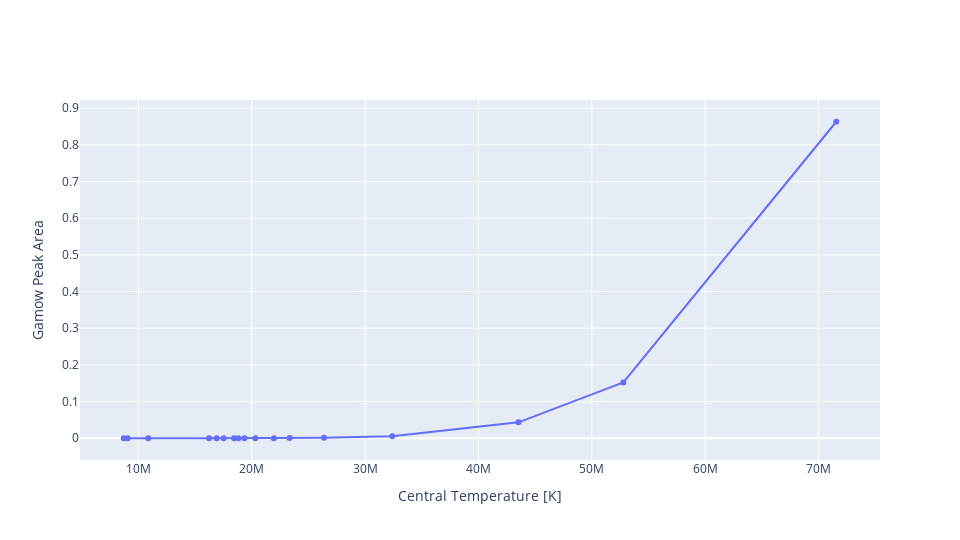

The code cell stored with this chart in its notebook:
### Markdown cell above
Plotting area against central temperature

### Code cell
fig = go.Figure()

fig.add_trace(go.Scatter(
    x=central_temperatures,
    y=areas,
    mode='lines+markers',
    name=f"Fit: R ≈ {k:.2f} M^{N:.2f}"
))

fig.update_layout(
        xaxis_title="Central Temperature [K]",
        yaxis_title="Gamow Peak Area",
        legend=dict(x=0.65, y=0.98)
)

plot(fig)

### Figure 1 — Plotly figure (JSON) as saved in the notebook; plotly's stock layout.template omitted (floating-point values rounded to 4 significant figures)
{"data": [{"mode": "lines+markers", "name": "Fit: R ≈ 0.85 M^0.71", "type": "scatter", "x": [71560000.0, 52780000.0, 43520000.0, 32390000.0, 26380000.0, 23340000.0, 21950000.0, 20310000.0, 19350000.0, 18820000.0, 18430000.0, 17510000.0, 16900000.0, 16230000.0, 10860000.0, 9049000.0, 8705000.0], "y": [0.863, 0.1522, 0.04348, 0.005225, 0.001038, 0.0003747, 0.0002209, 0.0001111, 7.168e-05, 5.564e-05, 4.58e-05, 2.841e-05, 2.026e-05, 1.371e-05, 2.065e-07, 2.509e-08, 1.575e-08]}], "layout": {"autosize": true, "height": 540, "legend": {"x": 0.65, "y": 0.98}, "width": 960, "xaxis": {"title": {"text": "Central Temperature [K]"}}, "yaxis": {"title": {"text": "Gamow Peak Area"}}}}
